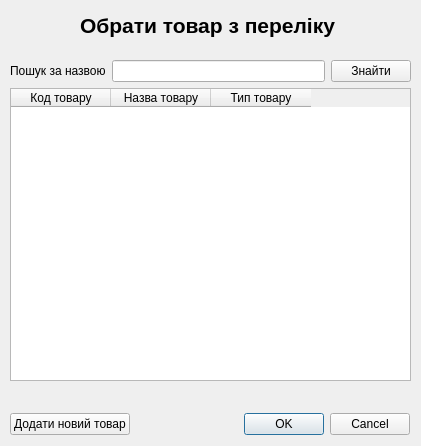
<?xml version="1.0" encoding="UTF-8"?>
<ui version="4.0">
 <class>ProductPicker</class>
 <widget class="QDialog" name="ProductPicker">
  <property name="geometry">
   <rect>
    <x>0</x>
    <y>0</y>
    <width>421</width>
    <height>446</height>
   </rect>
  </property>
  <property name="windowTitle">
   <string>Dialog</string>
  </property>
  <widget class="QLabel" name="label_header">
   <property name="geometry">
    <rect>
     <x>80</x>
     <y>10</y>
     <width>281</width>
     <height>31</height>
    </rect>
   </property>
   <property name="font">
    <font>
     <pointsize>16</pointsize>
     <weight>75</weight>
     <bold>true</bold>
    </font>
   </property>
   <property name="text">
    <string>Обрати товар з перелiку</string>
   </property>
  </widget>
  <widget class="QWidget" name="layoutWidget">
   <property name="geometry">
    <rect>
     <x>10</x>
     <y>60</y>
     <width>401</width>
     <height>321</height>
    </rect>
   </property>
   <layout class="QGridLayout" name="grid_top">
    <item row="0" column="1">
     <widget class="QLineEdit" name="lineEdit_search"/>
    </item>
    <item row="0" column="0">
     <widget class="QLabel" name="label_search">
      <property name="text">
       <string>Пошук за назвою</string>
      </property>
     </widget>
    </item>
    <item row="0" column="2">
     <widget class="QPushButton" name="pushButton_search">
      <property name="text">
       <string>Знайти</string>
      </property>
     </widget>
    </item>
    <item row="1" column="0" colspan="3">
     <widget class="EnhancedTableWidget" name="table_goods">
      <column>
       <property name="text">
        <string>Код товару</string>
       </property>
      </column>
      <column>
       <property name="text">
        <string>Назва товару</string>
       </property>
      </column>
      <column>
       <property name="text">
        <string>Тип товару</string>
       </property>
      </column>
     </widget>
    </item>
   </layout>
  </widget>
  <widget class="QWidget" name="layoutWidget">
   <property name="geometry">
    <rect>
     <x>10</x>
     <y>410</y>
     <width>400</width>
     <height>29</height>
    </rect>
   </property>
   <layout class="QGridLayout" name="grid_bottom">
    <item row="0" column="0">
     <widget class="QPushButton" name="pushButton_addproduct">
      <property name="text">
       <string>Додати новий товар</string>
      </property>
     </widget>
    </item>
    <item row="0" column="1">
     <spacer name="spacer">
      <property name="orientation">
       <enum>Qt::Horizontal</enum>
      </property>
      <property name="sizeHint" stdset="0">
       <size>
        <width>48</width>
        <height>20</height>
       </size>
      </property>
     </spacer>
    </item>
    <item row="0" column="2">
     <widget class="QDialogButtonBox" name="buttonBox">
      <property name="orientation">
       <enum>Qt::Horizontal</enum>
      </property>
      <property name="standardButtons">
       <set>QDialogButtonBox::Cancel|QDialogButtonBox::Ok</set>
      </property>
     </widget>
    </item>
   </layout>
  </widget>
 </widget>
 <customwidgets>
  <customwidget>
   <class>EnhancedTableWidget</class>
   <extends>QTableWidget</extends>
   <header>enhancedtablewidget.h</header>
  </customwidget>
 </customwidgets>
 <resources/>
 <connections>
  <connection>
   <sender>buttonBox</sender>
   <signal>accepted()</signal>
   <receiver>ProductPicker</receiver>
   <slot>accept()</slot>
   <hints>
    <hint type="sourcelabel">
     <x>248</x>
     <y>254</y>
    </hint>
    <hint type="destinationlabel">
     <x>157</x>
     <y>274</y>
    </hint>
   </hints>
  </connection>
  <connection>
   <sender>buttonBox</sender>
   <signal>rejected()</signal>
   <receiver>ProductPicker</receiver>
   <slot>reject()</slot>
   <hints>
    <hint type="sourcelabel">
     <x>316</x>
     <y>260</y>
    </hint>
    <hint type="destinationlabel">
     <x>286</x>
     <y>274</y>
    </hint>
   </hints>
  </connection>
 </connections>
</ui>
